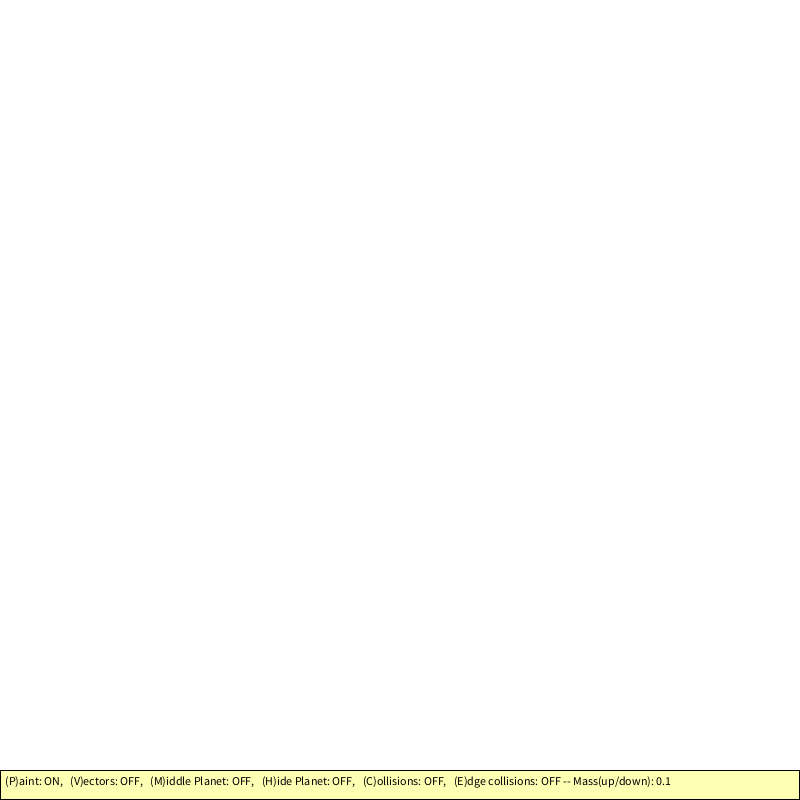
Frame 1 (no input)
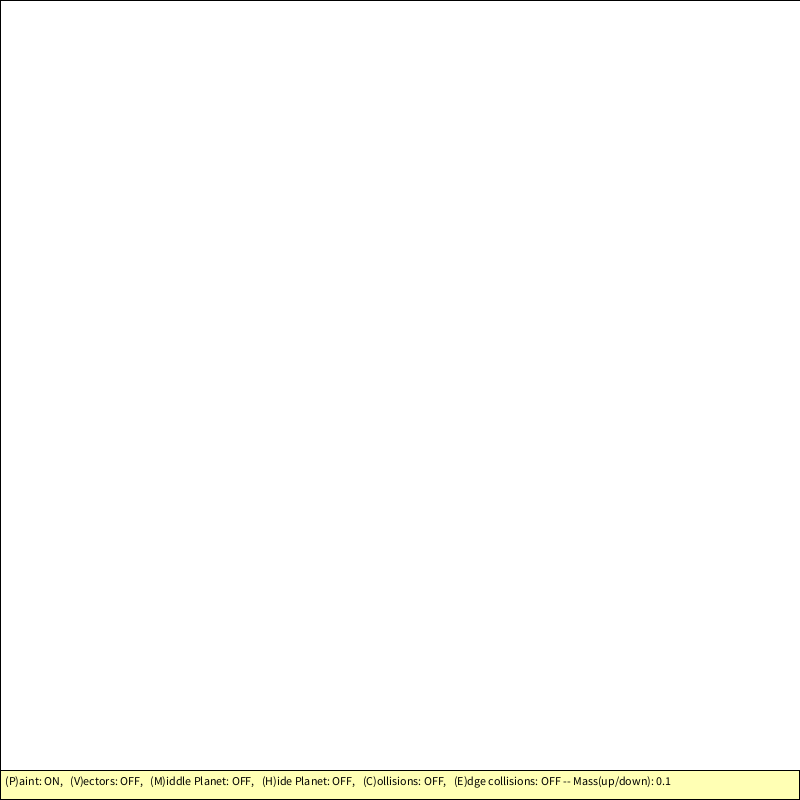
Frame 60 (the mouse pressed at the canvas centre just before this capture)
Frame 120 (the mouse held since frame 60 and released just before this capture): identical to frame 60, image omitted

The Processing sketch that drew these frames (run headless with seeded random() and noise(); from frame 60 on, the mouse is pressed at the canvas centre):

// Processing sketch: processing_98711
// ── processing_98711.pde

/*
 * GravSim - v2
 *
 * by Simon Kenny
 *
 * A simple but quite beautiful experiment in particle gravity in 2D
 *
 * Click to add a particle. Click and drag to add a particle with a velocity
 * vector in the direction of your drag and with speed proportional to the
 * length of the drag.
 *
 * Other options can be toggled with the keyboard, see the bottom of the
 * screen while running the program. In particular, the up and down keys
 * change the current mass setting for spawning particles.
 *
 * Enjoy!
 * digithree@gmail.com
 */

int numMassValues = 6;
float massValue[] = { 0.1, 0.5, 1.0, 2.5, 4.0, 7.0 };
int curMassValue = 0;

float VISUAL_MASS_MULTIPLIER = 20.f;

boolean dragging = false;
PVector dragStart;

ArrayList<Particle> particles = new ArrayList<Particle>();
Particle planet = null;

boolean vectorLinesOn = false;
boolean paintMode = true;

boolean centrePlanet = false;
boolean hideCentrePlanet = false;

boolean collisionsOn = false;
boolean collideWithEdgeOn = false;

float fadeWaitTime = 1.f;
float fadeWaitCur = fadeWaitTime;

float lastTime;
void setup() {
  size( 800, 800 );
  ellipseMode( CENTER );
  textMode( LEFT );
  //smooth();
  lastTime = millis()/1000.f;
  
  
  // add center gravity
  if( centrePlanet ) {
    planet = new Particle( new PVector(width/2,height/2), 2 );
    planet.unmoveable = true;
  }
  
  background(255);
}

void draw() {
  float curTime = millis()/1000.f;
  float elapsedTime = curTime - lastTime;
  
  if( !paintMode ) {
    background(255);
  } else {
    fadeWaitCur -= elapsedTime;
    if( fadeWaitCur <= 0.f) {
      fadeWaitCur = fadeWaitTime;
      fill(255,10);
      rect(0,0,width,height);
      println( "num particles: "+particles.size() );
    }
  }
  
  if( dragging && !paintMode ) {
    pushStyle();
    stroke(0,0,255);
    line( dragStart.x, dragStart.y, mouseX, mouseY );
    popStyle();
  }

  if( planet != null ) {
    if( planet.draw(elapsedTime,hideCentrePlanet) ) {
      planet = null;
    }
  }
  for( int i = particles.size()-1 ; i >= 0 ; i-- ) {
    Particle p = particles.get(i);
    if( p.draw( elapsedTime, false ) ) {
      particles.remove(i);
    }
    if( planet != null ) {
      p.applyGravity( planet, elapsedTime );
    }
    for( int j = 0 ; j < particles.size() ; j++ ) {
      if( i != j ) {
        p.applyGravity( particles.get(j), elapsedTime );
      }
    }
  }

  if( collisionsOn ) {
    for( int i = 0 ; i < particles.size() ; i++ ) {
      Particle p = particles.get(i);
      for( int j = 0 ; j < particles.size() ; j++ ) {
        if( i != j ) {
          if( !p.destroy ) {
            p.checkCollision( particles.get(j) );
          } else {
            break;
          }
        }
      }
      if( !p.destroy && planet != null ) {
        p.checkCollision( planet );
      }
    }
      
    for( int i = particles.size()-1 ; i >= 0 ; i-- ) {
      if( particles.get(i).destroy ) {
        particles.remove(i);
      }
    }
    if( planet != null ) {
      if( planet.destroy ) {
        planet = null;
      }
    }
  }
  
  /*
  pushStyle();
  fill(0);
  text( "Mass "+(curMassValue+1)+" : "+massValue[curMassValue], 100, 50 );
  popStyle();
  */
  
  // menu
  pushStyle();
  stroke(0);
  strokeWeight(1);
  fill(255, 255, 180);
  rect(0,height-30,width-1,29);
  // text
  fill(0);
  String paint, vectors, cplanet, hide, collisions, collisionsEdge;
  if( paintMode ) {
    paint = "ON";
  } else {
    paint = "OFF";
  }
  if( vectorLinesOn ) {
    vectors = "ON";
  } else {
    vectors = "OFF";
  }
  if( centrePlanet ) {
    cplanet = "ON";
  } else {
    cplanet = "OFF";
  }
  if( hideCentrePlanet ) {
    hide = "ON";
  } else {
    hide = "OFF";
  }
  if( collisionsOn ) {
    collisions = "ON";
  } else {
    collisions = "OFF";
  }
  if( collideWithEdgeOn ) {
    collisionsEdge = "ON";
  } else {
    collisionsEdge = "OFF";
  }
  text( "(P)aint: "+paint+",   (V)ectors: "+vectors+",   (M)iddle Planet: "+cplanet+",   (H)ide Planet: "+hide+",   (C)ollisions: "+collisions+",   (E)dge collisions: "+collisionsEdge+" -- Mass(up/down): "+massValue[curMassValue] , 5, height - 15 );
  popStyle();
  
  lastTime = curTime;
}

void keyPressed() {
  if( keyCode == UP ) {
    curMassValue++;
    if( curMassValue >= numMassValues ) {
      curMassValue = 0;
    }
  } else if( keyCode == DOWN ) {
    curMassValue--;
    if( curMassValue < 0 ) {
      curMassValue = numMassValues-1;
    }
  } else if( key == 'v' || key == 'V' ) {
    vectorLinesOn = !vectorLinesOn;
  } else if( key == 'p' || key == 'P' ) {
    paintMode = !paintMode;
    if( paintMode ) {
      background(255);
    }
  } else if( key == 'm' || key == 'M' ) {
    centrePlanet = !centrePlanet;
    // do planet create/destroy
    if( centrePlanet ) {
      planet = new Particle( new PVector(width/2,height/2), 2 );
      planet.unmoveable = true;
    } else {
      planet.destroy = true;
    }
  } else if( key == 'h' || key == 'H' ) {
    hideCentrePlanet = !hideCentrePlanet;
  } else if( key == 'c' || key == 'C' ) {
    collisionsOn = !collisionsOn;
  } else if( key == 'e' || key == 'E' ) {
    collideWithEdgeOn = !collideWithEdgeOn;
  }
}

void mousePressed() {
  dragging = true;
  dragStart = new PVector( mouseX, mouseY );
}

void mouseReleased() {
  if( dragging ) {
    dragging = false;
    particles.add( new Particle( dragStart, new PVector(mouseX - dragStart.x, mouseY - dragStart.y), massValue[curMassValue] ) );
  }
}



float MAX_VEL = 400;
int idCount = 0;
class Particle {
  int id;
  PVector pos;
  PVector lastPos;
  PVector vector;
  float mass;
  boolean unmoveable;
  
  boolean destroy;
  
  //debug
  int itCount = 0;
  
  Particle( PVector _pos, float _mass ) {
    id = idCount++;
    pos = _pos;
    lastPos = new PVector(pos.x,pos.y);
    mass = _mass;
    unmoveable = false;
    vector = new PVector();
    destroy = false;
  }
  
  Particle( PVector _pos, PVector _vector, float _mass ) {
    this( _pos, _mass );
    vector = _vector;
  }
  
  void applyGravity( Particle other, float deltaTime ) {
    if( unmoveable ) {
      return;
    }
    PVector attract = new PVector( other.pos.x, other.pos.y );
    attract.sub( pos );
    float force = 1000000 * (mass*other.mass)/sq(attract.mag());
    force /= mass;
    if( force > MAX_VEL ) {
      force = MAX_VEL;
    }
    //println( "force = " + force );
    attract.normalize();
    attract.mult(force);
    //attract.mult(mass*other.mass);
    attract.mult(deltaTime);
    vector.add(attract);
  }
  
  void checkCollision( Particle other ) {
    if( dist(other.pos.x,other.pos.y,pos.x,pos.y) < (VISUAL_MASS_MULTIPLIER*(mass+other.mass)/2) ) {
      //vector.add( PVector.mult(other.vector,-1 ) );
      if( other.mass > mass ) {
        destroy = true;
      } else if( other.mass < mass ) {
        other.destroy = true;
      } else {
        destroy = true;
        other.destroy = true;
      }
    }
  }
  
  boolean draw( float deltaTime, boolean noDraw ) {
    // update
    lastPos.x = (float)pos.x;
    lastPos.y = (float)pos.y;
    pos.add( PVector.mult(vector,deltaTime) );
    // draw
    pushStyle();
    float vel = vector.mag();
    if( vel > MAX_VEL ) {
      vel = MAX_VEL;
    }
    color col;
    if( vel >= MAX_VEL/2 ) {
      vel -= MAX_VEL/2;
      vel /= MAX_VEL;
      vel *= 255 * 2;
      
      col = color( vel , vel/2, 255 - vel );
      //fill( 255 , vel, 128 + (vel / 2) );
    } else {
      vel = (vel / MAX_VEL) * 255 * 2;
      col = color( 0, 255 - vel, vel );
      //fill( vel, 255 - vel, vel / 2 );
    } 
   
    if( !noDraw ) {
      noStroke();
      fill(col);
      ellipse( pos.x, pos.y, mass * VISUAL_MASS_MULTIPLIER, mass * VISUAL_MASS_MULTIPLIER );
      if( mass == 0.1 ) {
        stroke(col);
        strokeWeight(2);
        line( lastPos.x, lastPos.y, pos.x, pos.y );
      }
    }      
    if( vectorLinesOn ) {
      //stroke(255,0,0);
      stroke( col );
      if( !noDraw ) {
        line( pos.x, pos.y, pos.x + vector.x, pos.y + vector.y );
      }
    }
    popStyle();
    
    if( collideWithEdgeOn ) {
      if( pos.x-(mass*VISUAL_MASS_MULTIPLIER) < 0 || pos.x+(mass*VISUAL_MASS_MULTIPLIER) >= width
          || pos.y-(mass*VISUAL_MASS_MULTIPLIER) < 0 || pos.y+(mass*VISUAL_MASS_MULTIPLIER) >= height ) {
            return true;
      }
    
    }
    return false;
  }
  
  void continuousDraw( PVector from, PVector to ) {
    itCount++;
    if( dist(from.x,from.y,to.x,to.y) > VISUAL_MASS_MULTIPLIER*mass ) {
      PVector middle = PVector.sub(from,to);
      ellipse( middle.x, middle.y, mass * VISUAL_MASS_MULTIPLIER, mass * VISUAL_MASS_MULTIPLIER );
      continuousDraw( new PVector(from.x,from.y), new PVector(middle.x,middle.y) );
      continuousDraw( new PVector(middle.x,middle.y), new PVector(to.x,to.y) );
    } 
  }
}
